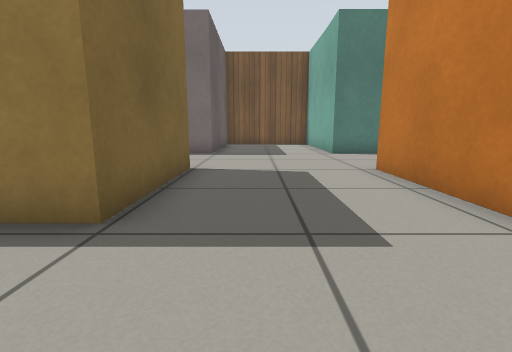
view 1 (above)

22 first-person views from a walk through a world built for the Gazebo simulator. The camera is 0.5 m above the floor, tilts 10° down and sees 85° across. The floor is counted in squares, 0.5 m on a side. Each view is taken from the middle of a square. On the plan, view 1 faces up. The plan holds only what a view shows up to about 11 squares ahead; the rest is blank. Gazebo's built-in surfaces are drawn with simple patterns.

view 2
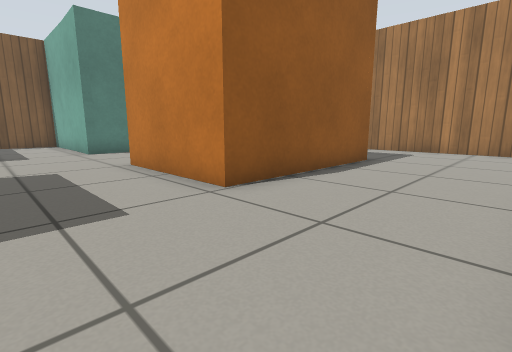

view 3
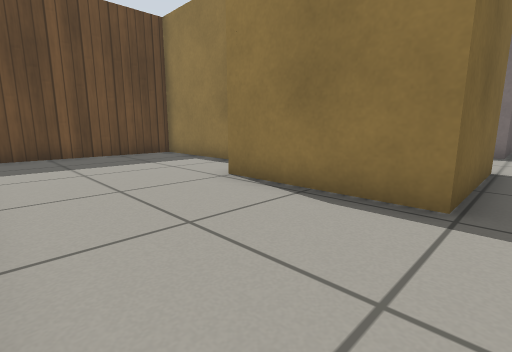

view 4
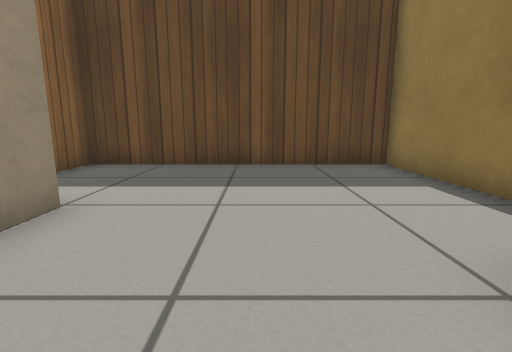

view 5
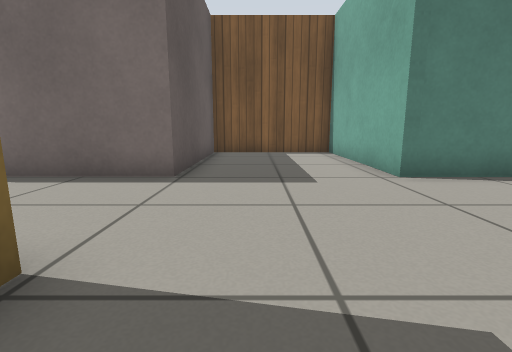

view 6
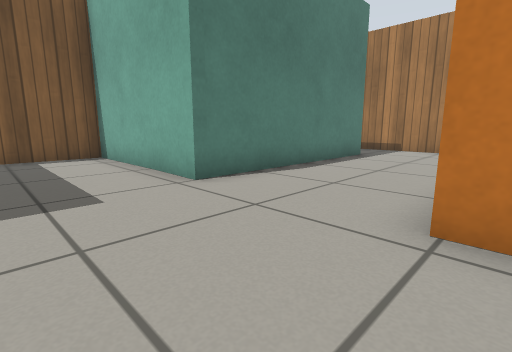

view 7
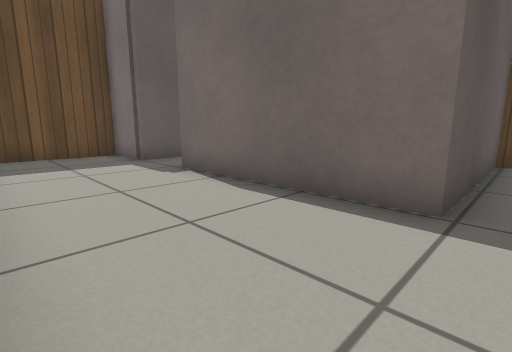

view 8
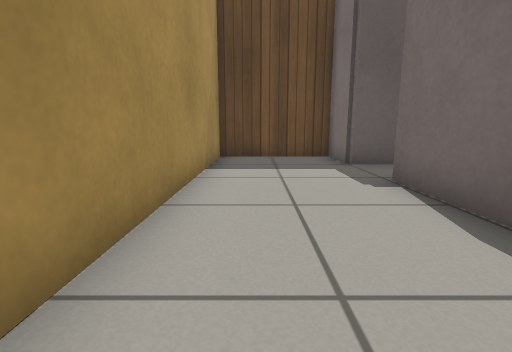

view 9
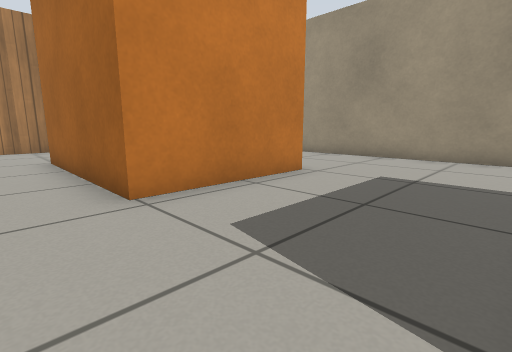

view 10
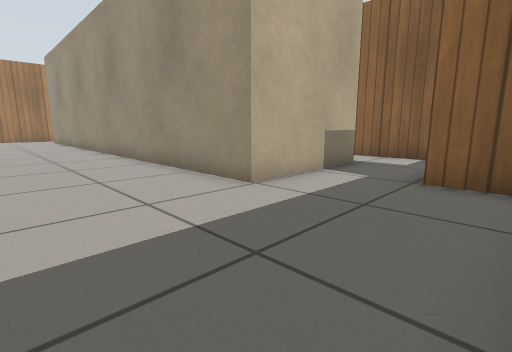

view 11
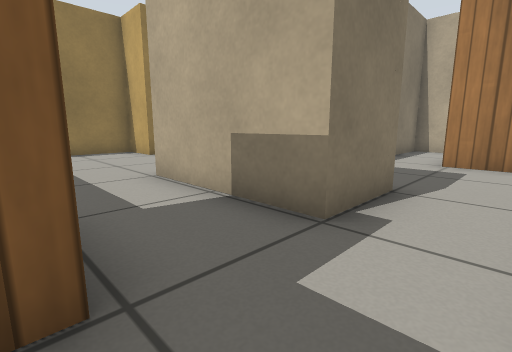

view 12
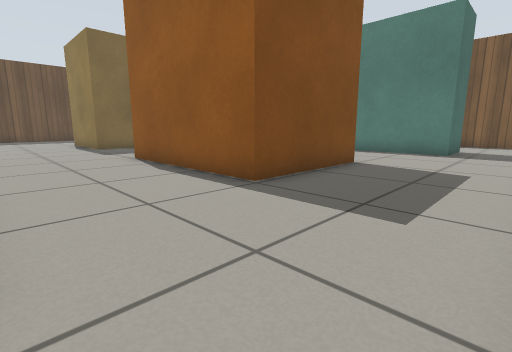

view 13
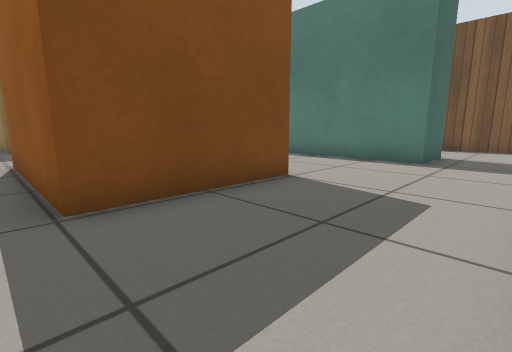

view 14
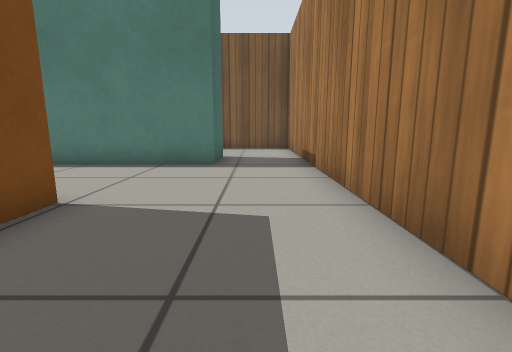

view 15
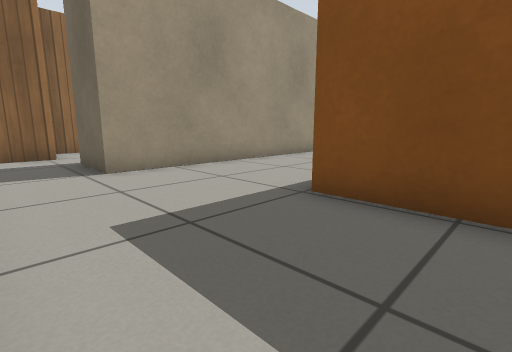

view 16
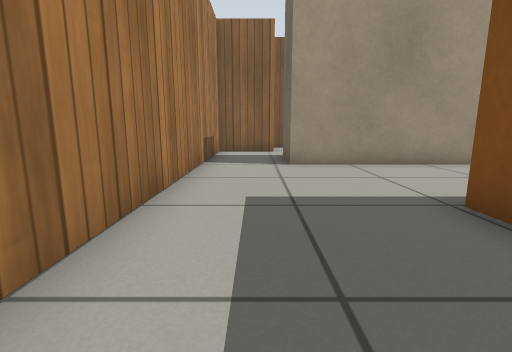

view 17
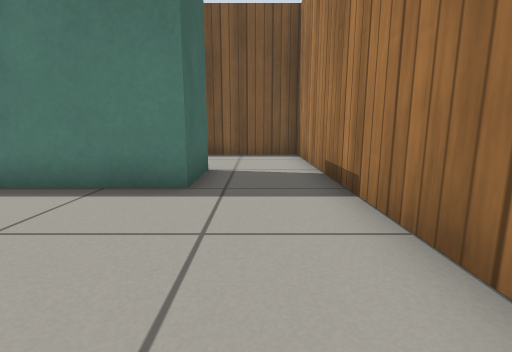

view 18
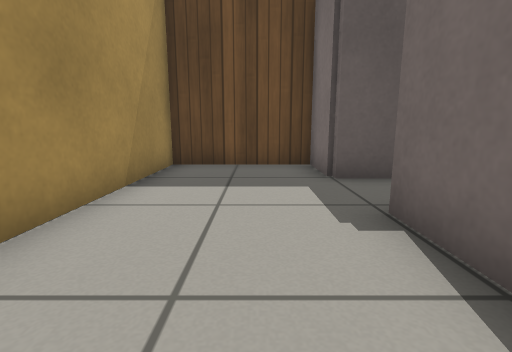

view 19
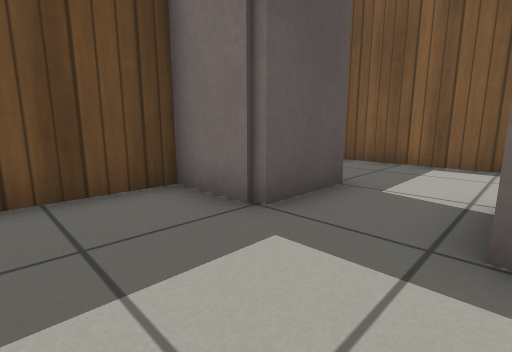

view 20
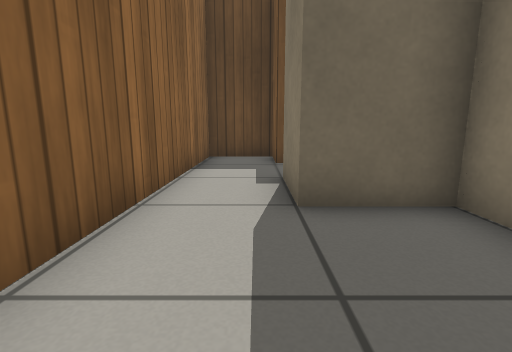

view 21
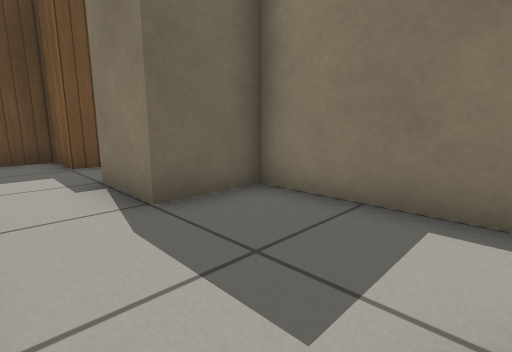

view 22
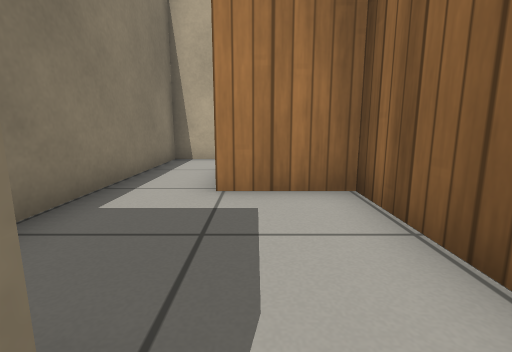

### Floor plan
Points are (right, up) in squares from view 1. A wall is a line through its corners. A room is listed if a view was taken in it or the views show most of it. See-through windows are left out.
Room 1 (views 1, 2, 3, 4, 5, 6, 7, 8, 9, 10, 12, 13, 14, 15, 16, 17, 18, 19)
walls: (2.9, 6.6) (8.4, 6.6) (8.4, 2.6) (2.9, 2.6) (2.9, 6.6); (-1.6, 6.9) (-1.6, 2.8) (-5.6, 2.8) (-5.6, 4.5) (-11.4, 4.5) (-11.4, -3.4) (-9.6, -3.4); (9.9, 12.6) (9.9, 10.5) (2.9, 10.5) (2.9, 16) (-1.6, 16) (-1.6, 10.5) (-7.2, 10.5); (-7.4, -3.5) (-7.4, -1.5) (10.1, -1.5); (-9.4, 12.6) (-9.4, 10.5) (-11.4, 10.5) (-11.4, 6.8) (-3.1, 6.8); (12.5, -1.4) (12.5, 12.5)
ways out: opening at (-8.5, -4.5) to room 2; opening at (-8.5, 11.5); opening at (11.5, -2.5); opening at (11.5, 11.5)
Room 2 (views 11, 22)
walls: (-9.7, -4.7) (-9.7, -5.5) (-11.4, -5.5) (-11.4, -7.6) (-5.4, -7.6); (-5.4, -5.5) (-7.4, -5.5) (-7.4, -3.5)
ways out: opening at (-8.5, -4.5) to room 1; opening at (-6.5, -6.5) to room 3
Room 3 (views 20, 21)
walls: (-5.4, -7.6) (-1.7, -7.6) (-1.7, -5.3); (2.7, -4.7) (2.7, -3.5) (-5.4, -3.5) (-5.4, -5.5)
ways out: opening at (-6.5, -6.5) to room 2; opening at (2, -5)

Where each view was taken, in squares from view 1:
view 1: 0 up, 0 right, facing up
view 2: 1 down, 0 right, facing up-right
view 3: 1 down, 1 left, facing up-left
view 4: 1 up, 4 left, facing left
view 5: 5 up, 0 right, facing up
view 6: 6 up, 0 right, facing up-right
view 7: 7 up, 1 left, facing up-left
view 8: 8 up, 2 left, facing left
view 9: 8 up, 1 left, facing down-right
view 10: 2 up, 11 left, facing down-right
view 11: 7 down, 10 left, facing up-right
view 12: 1 down, 12 right, facing up-left
view 13: 2 up, 12 right, facing up-left
view 14: 3 up, 11 right, facing up
view 15: 5 up, 12 right, facing down-left
view 16: 6 up, 11 right, facing down
view 17: 6 up, 11 right, facing up
view 18: 9 up, 4 left, facing left
view 19: 8 up, 7 left, facing up-left
view 20: 6 down, 2 left, facing left
view 21: 7 down, 2 left, facing up-left
view 22: 6 down, 6 left, facing right
